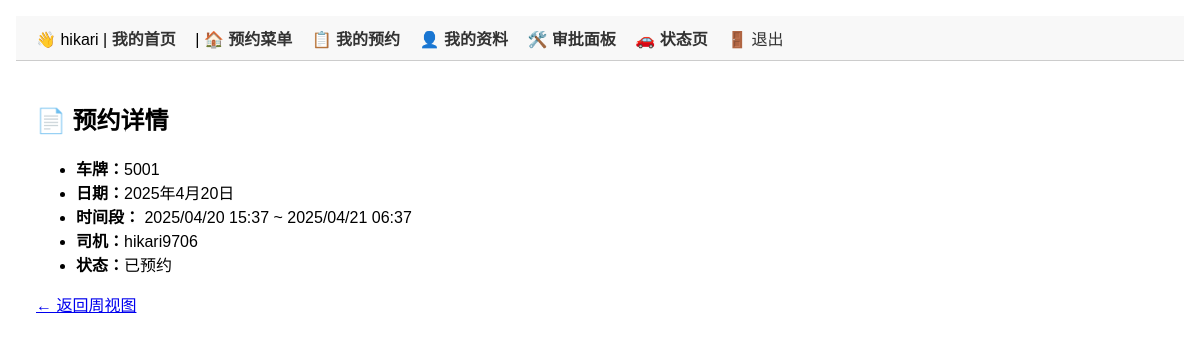
The page /vehicles/reservation/9/ (signed in) on the database its author committed.
### accounts/models.py (models this page shows, shortened)
class DriverUser(AbstractUser):
    is_formal = models.BooleanField(default=False)
    is_temporary = models.BooleanField(default=False)

### vehicles/models.py (models this page shows, shortened)
class Reservation(models.Model):
    driver = models.ForeignKey(settings.AUTH_USER_MODEL, on_delete=models.CASCADE, verbose_name="司机")
    vehicle = models.ForeignKey(Vehicle, on_delete=models.CASCADE, verbose_name="车辆")
    date = models.DateField(verbose_name="预约日期")             # ✅ 开始日期
    end_date = models.DateField(verbose_name="结束日期")         # ✅ 结束日期（支持跨日）
    start_time = models.TimeField(verbose_name="开始时间")
    end_time = models.TimeField(verbose_name="结束时间")
    status = models.CharField(
        max_length=10,
        choices=[
            ('pending', '申请中'),
            ('reserved', '已预约'),
            ('out', '已出库'),
            ('canceled', '已取消'),
        ],
        default='pending',
        verbose_name="状态"
    )
    actual_departure = models.DateTimeField(null=True, blank=True, verbose_name="实际出库时间")
    actual_return = models.DateTimeField(null=True, blank=True, verbose_name="实际还车时间")

class Vehicle(models.Model):
    STATUS_CHOICES = [
        ('available', '可预约'),
        ('reserved', '已预约'),
        ('out', '已出库'),
        ('maintenance', '维修中'),
    ]
    license_plate = models.CharField(max_length=20, unique=True, verbose_name="车牌号")
    model = models.CharField(max_length=50, verbose_name="车型")
    status = models.CharField(max_length=20, choices=STATUS_CHOICES, default='available', verbose_name="状态")
    photo = models.ImageField(upload_to='vehicle_photos/', blank=True, null=True, verbose_name="车辆照片")
    inspection_date = models.DateField(blank=True, null=True, verbose_name="车检日期")
    notes = models.TextField(blank=True, verbose_name="备注")
    class Meta:
        verbose_name = "车辆"
        verbose_name_plural = "车辆"

### vehicles/views.py (the view)
# urls.py: path('reservation/<int:reservation_id>/', reservation_detail_view, name='reservation_detail'),
@login_required
def reservation_detail_view(request, reservation_id):
    reservation = get_object_or_404(Reservation, id=reservation_id)
    return render(request, 'vehicles/reservation_detail.html', {
        'reservation': reservation
    })

### templates/vehicles/reservation_detail.html
{% extends 'base.html' %}
{% block content %}
<h2>📄 预约详情</h2>
<ul>
  <li><strong>车牌：</strong>{{ reservation.vehicle.license_plate }}</li>
  <li><strong>日期：</strong>{{ reservation.date }}</li>
  <li><strong>时间段：</strong>{% include 'partials/_time_range_snippet.html' with obj=reservation %}</li>
  <li><strong>司机：</strong>{{ reservation.driver.username }}</li>
  <li><strong>状态：</strong>{{ reservation.get_status_display }}</li>
</ul>
<a href="{% url 'weekly_overview' %}">← 返回周视图</a>
{% endblock %}

### templates/base.html (shortened to what this page needs)
<!DOCTYPE html>
<html>
<head>
</head>
<body>
  <nav>
    {% if user.is_authenticated %}
      👋 {{ user.username }} |
      {% if request.user.is_staff %}
          <a href="{% url 'admin_dashboard' %}">我的首页</a>
      {% else %}
          <a href="{% url 'driver_dashboard' %}">我的首页</a>
      {% endif %} |
      <a href="{% url 'reservation_dashboard' %}">🏠 预约菜单</a>
      <a href="{% url 'my_reservations' %}">📋 我的预约</a>
      <a href="{% url 'profile' %}">👤 我的资料</a>
      {% if request.user.is_staff %}
        <a href="{% url 'reservation_approval_list' %}">🛠️ 审批面板</a>
      {% endif %}
      <a href="{% url 'vehicle_status' %}">🚗 状态页</a>
      <form method="post" action="{% url 'logout' %}" style="display:inline;">
        <button type="submit">🚪 退出</button>
      </form>
    {% else %}
      <a href="{% url 'login' %}">登录</a>
    {% endif %}
  </nav>
  <div class="container">
    {% block content %}
    {% endblock %}
  </div>
</body>
</html>

### templates/partials/_time_range_snippet.html (shortened to what this page needs)
{{ obj.date|date:"Y/m/d" }} {{ obj.start_time|time:"H:i" }} ~
{{ obj.end_date|default:obj.date|date:"Y/m/d" }} {{ obj.end_time|time:"H:i" }}

### templates/base.html (style rules this page uses)
body { font-family: sans-serif; padding: 1em; margin: 0; }
nav { background-color: #f8f8f8; padding: 10px 20px; border-bottom: 1px solid #ccc; }
nav a, nav button { margin-right: 15px; text-decoration: none; color: #333; font-weight: bold; }
nav button { background: none; border: none; cursor: pointer; font: inherit; padding: 0; }
.container { padding: 20px; }

### rows shown on the page
DriverUser: username "hikari"
Reservation: vehicle.license_plate "5001", date "2025年4月20日", date "2025/04/20", start_time "15:37", end_date "2025/04/21", end_time "06:37", driver.username "hikari9706", status "已预约"
